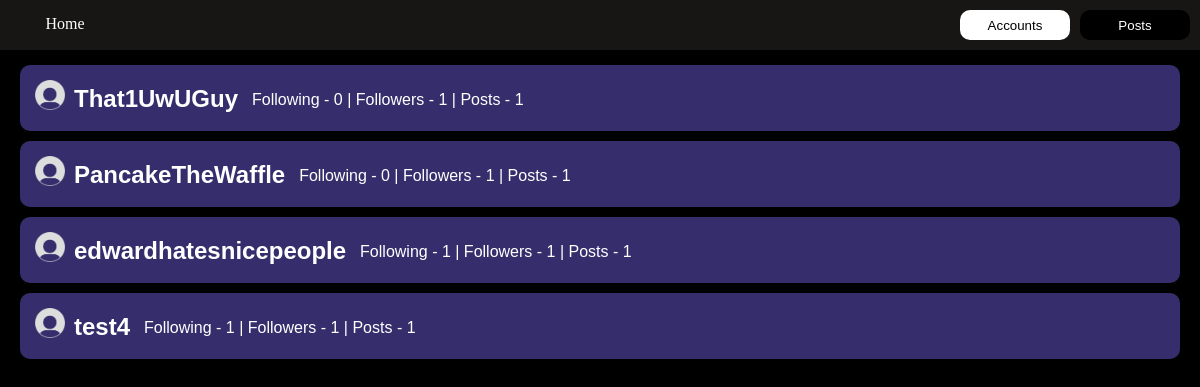
Screenshot of /twitter/following (signed in) with the database file from the repository.
### twitter/models.py (models this page shows)
class User2(models.Model): #don't delete follows or user2s manually, because you have to delete the user follow and user2 all in one or itll break
    username = models.CharField(max_length = 200)
    password = models.CharField(max_length = 200, default = "password")
    profile_picture = models.ImageField(upload_to = "media/twitter/", default = "static/twitter/default.png")
    following = models.ManyToManyField(FollowObj, related_name="follow_account")
    bookmarks = models.ManyToManyField('Post', related_name="bookmarked_post") #if you want to define a relationship between two objects you can just use a string for the object name
    followers = models.IntegerField(default = 0)
    followingNum = models.IntegerField(default = 0)
    savedlists = models.ManyToManyField('PostList', related_name="saved_list")
    ownlists = models.ManyToManyField('PostList', related_name="own_list")
    posts = models.IntegerField(default = 0)
    notificationlist = models.ManyToManyField('Notification', related_name="notifications")
    def __str__(self):
        return self.username

### twitter/views.py (the view)
# urls.py: path("following", views.Following, name="following"),
def Following(request):
    user = get_object_or_404(User2, username=request.user.username)
    userlist = []
    for x in user.following.all():
        userlist.append(User2.objects.get(username=x.username))
    postlist = Post.objects.filter(user__in = userlist).order_by("-pub_date")
    context = {"accountlist": userlist, "postlist": postlist}
    return render(request, 'twitter/following.html', context)

### twitter/templates/twitter/following.html (shortened to what this page needs)
<!DOCTYPE html>
<html lang="en">
<head>
    {%load static %}
    <link rel = "stylesheet" href = "{% static 'twitter/css/following.css' %}">
</head>
<body>
    <div class = "navbar">
        <a href = "{% url 'home' %}"><div class = "homebutton">
            Home
        </div></a>
        <button onclick = "switchScreen()" class="unactive" id="postbutton">Posts</button>
        <button onclick = "switchScreen()" class="active" id="accountbutton">Accounts</button>
    </div>
    <div class = "accounts" id = "accounts">
        {% if accountlist %}
            {% for account in accountlist %}
                <div class = "account">
                    <img src = "{% static 'twitter/images/default.png' %}", width = 30px, height = 30px/>
                    <a href = "{% url 'profile' username=account.username %}"><h2>{{account.username}}</h2></a>
                    <span> Following - {{account.followingNum}} | Followers - {{account.followers}} | Posts - {{account.posts}}</span>
                </div>
            {% endfor %}
        {% else %}
                <p>No Accounts Followed</p>
        {% endif %}
    </div>
        {% if postlist %}
            {% for post in postlist %}
                    {% load static %}
            {% endfor %}
        {% else %}
            <p>No Posts from followed accounts</p>
        {% endif %}
</body>
</html>

### twitter/static/twitter/css/following.css (style rules this page uses)
.accounts { visibility:visible; margin-top:65px; width:100%; }
.account { border-radius: 10px; padding:15px; margin:20px; margin-bottom:10px; margin-top:10px; margin-bottom:5px; color:white; background-color:rgb(54, 46, 108); }
.account h2 { font-family:'Trebuchet MS', 'Lucida Sans Unicode', 'Lucida Grande', 'Lucida Sans', Arial, sans-serif; display:inline-block; position:relative; bottom:3px; margin-left: 5px; }
.account span { margin-left:10px; display:inline-block; position:relative; font-family:'Trebuchet MS', 'Lucida Sans Unicode', 'Lucida Grande', 'Lucida Sans', Arial, sans-serif; bottom:5px; }
button:nth-child(2) { margin-left:0; }
.unactive { padding:5px; height:20px; margin:10px; border-radius:10px; text-align:center; width:100px; color:white; background-color:black; float:right; border:none; box-shadow:none; box-sizing:initial; }
.active { padding:5px; height:20px; margin:10px; border-radius:10px; text-align:center; width:100px; color:black; background-color:white; float:right; box-sizing:initial; border:none; }
.navbar { position:fixed; width:100%; height:50px; background-color:rgb(24, 21, 21); top:0px; }
.homebutton { padding:5px; height:20px; margin:10px; border-radius:10px; text-align:center; width:100px; color:white; display:inline-block; }
a { text-decoration:none; color:white; }
* { padding:0; margin:0; }
body { background-color:black; }

### rows the page displays
User2: username "That1UwUGuy", followingNum "0", followers "1", posts "1"
User2: username "PancakeTheWaffle", followingNum "0", followers "1", posts "1"
User2: username "edwardhatesnicepeople", followingNum "1", followers "1", posts "1"
User2: username "test4", followingNum "1", followers "1", posts "1"
